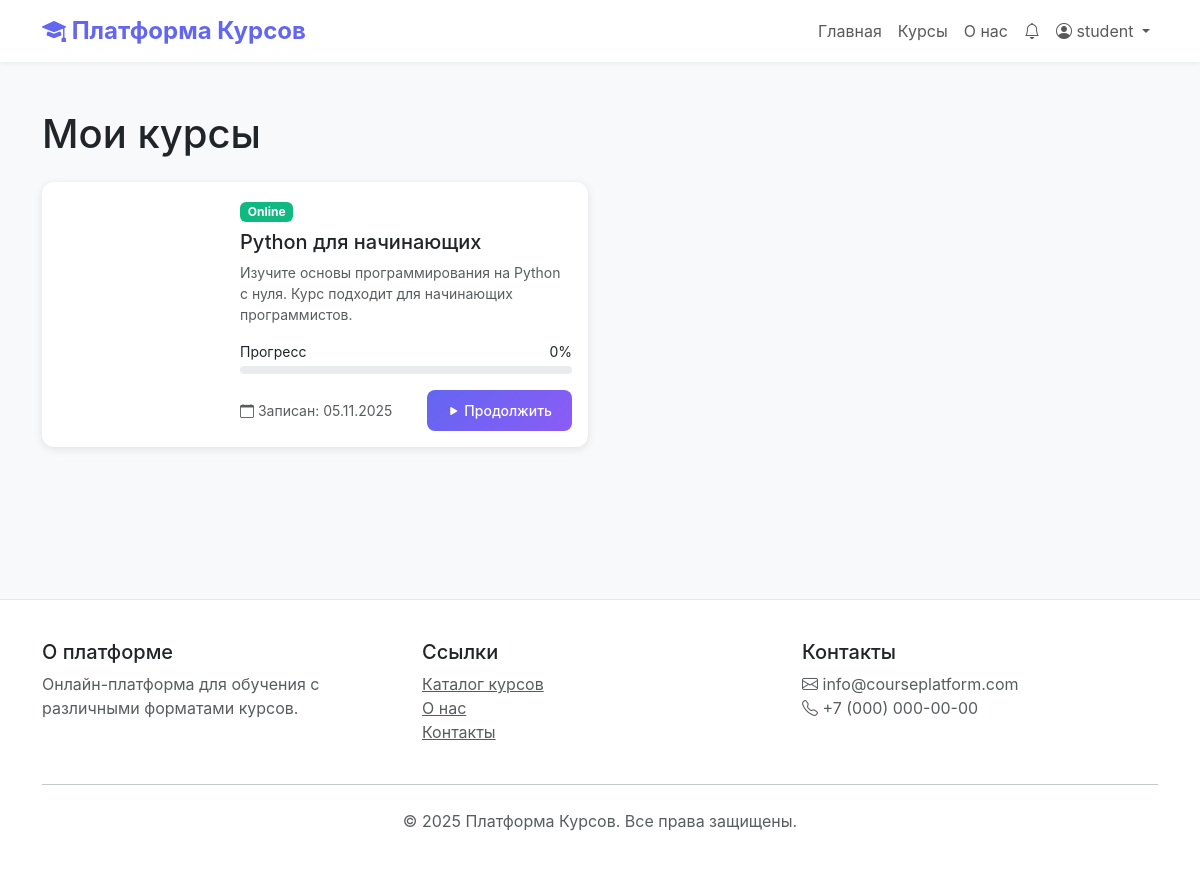
Page /my-courses/ (signed in) on the committed database.
### users/models.py (models this page shows, shortened)
class User(AbstractUser):
    ROLE_CHOICES = (
        ('student', 'Student'),
        ('instructor', 'Instructor'),
        ('admin', 'Administrator'),
    )
    role = models.CharField(max_length=20, choices=ROLE_CHOICES, default='student')
    phone = models.CharField(max_length=20, blank=True)
    bio = models.TextField(blank=True)
    avatar = models.ImageField(upload_to='avatars/', blank=True, null=True)
    email_verified = models.BooleanField(default=False)
    created_at = models.DateTimeField(auto_now_add=True)
    updated_at = models.DateTimeField(auto_now=True)
    class Meta:
        db_table = 'users'
        verbose_name = 'User'
        verbose_name_plural = 'Users'

### courses/models.py (models this page shows, shortened)
class Enrollment(models.Model):
    user = models.ForeignKey(settings.AUTH_USER_MODEL, on_delete=models.CASCADE, related_name='enrollments')
    course = models.ForeignKey(Course, on_delete=models.CASCADE, related_name='enrollments')
    enrolled_at = models.DateTimeField(auto_now_add=True)
    completed = models.BooleanField(default=False)
    completed_at = models.DateTimeField(null=True, blank=True)
    progress = models.PositiveIntegerField(default=0)  # Progress percentage
    class Meta:
        unique_together = ['user', 'course']

class Course(models.Model):
    TYPE_CHOICES = (
        ('online', 'Online'),
        ('offline', 'Offline'),
        ('webinar', 'Webinar'),
    )
    title = models.CharField(max_length=200)
    slug = models.SlugField(unique=True)
    description = models.TextField()
    type = models.CharField(max_length=20, choices=TYPE_CHOICES)
    category = models.ForeignKey(Category, on_delete=models.SET_NULL, null=True, related_name='courses')
    instructor = models.ForeignKey(settings.AUTH_USER_MODEL, on_delete=models.CASCADE, related_name='teaching_courses')
    price = models.DecimalField(max_digits=10, decimal_places=2, default=0)
    image = models.ImageField(upload_to='courses/', blank=True, null=True)
    location = models.CharField(max_length=255, blank=True)
    max_students = models.PositiveIntegerField(null=True, blank=True)
    webinar_link = models.URLField(blank=True)
    start_date = models.DateTimeField(null=True, blank=True)
    end_date = models.DateTimeField(null=True, blank=True)
    is_published = models.BooleanField(default=False)
    created_at = models.DateTimeField(auto_now_add=True)
    updated_at = models.DateTimeField(auto_now=True)
    class Meta:
        ordering = ['-created_at']

### courses/template_views.py (the view)
# urls.py: path('my-courses/', my_courses_view, name='my_courses'),
@login_required
def my_courses_view(request):
    from courses.models import LessonProgress
    enrollments = Enrollment.objects.filter(user=request.user).select_related('course').order_by('-enrolled_at')
    for enrollment in enrollments:
        all_lessons = Lesson.objects.filter(module__course=enrollment.course).order_by('module__order', 'order')
        completed_ids = LessonProgress.objects.filter(
            enrollment=enrollment,
            completed=True
        ).values_list('lesson_id', flat=True)
        next_lesson = None
        for lesson in all_lessons:
            if lesson.id not in completed_ids:
                next_lesson = lesson
                break
        enrollment.next_lesson = next_lesson if next_lesson else (all_lessons.first() if all_lessons.exists() else None)
    context = {
        'enrollments': enrollments,
    }
    return render(request, 'my_courses.html', context)

### courses/context_processors.py (called while the page is built)
def notifications(request):
    if request.user.is_authenticated:
        unread_count = Notification.objects.filter(
            user=request.user,
            is_read=False
        ).count()
        return {'unread_notifications_count': unread_count}
    return {'unread_notifications_count': 0}

### templates/my_courses.html (shortened to what this page needs)
{% extends 'base.html' %}
{% block content %}
<div class="container py-5">
    <h1 class="mb-4">Мои курсы</h1>
    {% if enrollments %}
    <div class="row">
        {% for enrollment in enrollments %}
        <div class="col-md-6 mb-4">
            <div class="card">
                <div class="row g-0">
                    <div class="col-md-4">
                        {% if enrollment.course.image %}
                        <img src="{{ enrollment.course.image.url }}" class="img-fluid rounded-start h-100" alt="{{ enrollment.course.title }}" style="object-fit: cover;">
                        {% else %}
                        <div class="bg-gradient h-100 d-flex align-items-center justify-content-center" style="background: linear-gradient(135deg, #667eea 0%, #764ba2 100%);">
                            <i class="bi bi-book display-4 text-white"></i>
                        </div>
                        {% endif %}
                    </div>
                    <div class="col-md-8">
                        <div class="card-body">
                            <span class="badge badge-{{ enrollment.course.type }} mb-2">{{ enrollment.course.get_type_display }}</span>
                            <h5 class="card-title">{{ enrollment.course.title }}</h5>
                            <p class="card-text text-muted small">{{ enrollment.course.description|truncatewords:15 }}</p>
                            <div class="mb-3">
                                <div class="d-flex justify-content-between mb-1">
                                    <small>Прогресс</small>
                                    <small>{{ enrollment.progress }}%</small>
                                </div>
                                <div class="progress" style="height: 8px;">
                                </div>
                            </div>
                            <div class="d-flex justify-content-between align-items-center">
                                <small class="text-muted">
                                    <i class="bi bi-calendar"></i> Записан: {{ enrollment.enrolled_at|date:"d.m.Y" }}
                                </small>
                                {% if enrollment.next_lesson %}
                                <a href="{% url 'lesson_detail' enrollment.course.slug enrollment.next_lesson.id %}" class="btn btn-sm btn-primary">
                                    <i class="bi bi-play-fill"></i> {% if enrollment.completed %}Повторить{% else %}Продолжить{% endif %}
                                </a>
                                {% else %}
                                <a href="{% url 'course_detail' enrollment.course.slug %}" class="btn btn-sm btn-outline-primary">
                                    Просмотреть
                                </a>
                                {% endif %}
                            </div>
                        </div>
                    </div>
                </div>
            </div>
        </div>
        {% endfor %}
    </div>
    {% else %}
    <div class="text-center py-5">
        <i class="bi bi-inbox display-1 text-muted"></i>
        <p class="text-muted mt-3">Вы ещё не записаны ни на один курс</p>
        <a href="/courses/" class="btn btn-primary">Посмотреть каталог курсов</a>
    </div>
    {% endif %}
</div>
{% endblock %}

### templates/base.html (shortened to what this page needs)
<!DOCTYPE html>
<html lang="ru">
<head>
    <link href="https://cdn.jsdelivr.net/npm/bootstrap@5.3.0/dist/css/bootstrap.min.css" rel="stylesheet">
    <link rel="stylesheet" href="https://cdn.jsdelivr.net/npm/bootstrap-icons@1.11.0/font/bootstrap-icons.css">
    {% load static %}
    <link rel="stylesheet" href="{% static 'css/style.css' %}">
</head>
<body>
    <nav class="navbar navbar-expand-lg navbar-light sticky-top">
        <div class="container">
            <a class="navbar-brand" href="/">
                <i class="bi bi-mortarboard-fill"></i> Платформа Курсов
            </a>
            <div class="collapse navbar-collapse" id="navbarNav">
                <ul class="navbar-nav ms-auto">
                    <li class="nav-item">
                        <a class="nav-link" href="/">Главная</a>
                    </li>
                    <li class="nav-item">
                        <a class="nav-link" href="/courses/">Курсы</a>
                    </li>
                    <li class="nav-item">
                        <a class="nav-link" href="/about/">О нас</a>
                    </li>
                    {% if user.is_authenticated %}
                    <li class="nav-item">
                        <a class="nav-link position-relative" href="/notifications/">
                            <i class="bi bi-bell"></i>
                        </a>
                    </li>
                    <li class="nav-item dropdown">
                        <a class="nav-link dropdown-toggle" href="#" data-bs-toggle="dropdown">
                            <i class="bi bi-person-circle"></i> {{ user.username }}
                        </a>
                    </li>
                    {% endif %}
                </ul>
            </div>
        </div>
    </nav>
    <main>
        {% block content %}{% endblock %}
    </main>
    <footer>
        <div class="container">
            <div class="row">
                <div class="col-md-4">
                    <h5>О платформе</h5>
                    <p class="text-muted">Онлайн-платформа для обучения с различными форматами курсов.</p>
                </div>
                <div class="col-md-4">
                    <h5>Ссылки</h5>
                    <ul class="list-unstyled">
                        <li><a href="/courses/" class="text-muted">Каталог курсов</a></li>
                        <li><a href="/about/" class="text-muted">О нас</a></li>
                        <li><a href="/contact/" class="text-muted">Контакты</a></li>
                    </ul>
                </div>
                <div class="col-md-4">
                    <h5>Контакты</h5>
                    <p class="text-muted">
                        <i class="bi bi-envelope"></i> info@courseplatform.com<br>
                        <i class="bi bi-telephone"></i> +7 (000) 000-00-00
                    </p>
                </div>
            </div>
            <hr class="my-4">
            <div class="text-center text-muted">
                <p>&copy; 2025 Платформа Курсов. Все права защищены.</p>
            </div>
        </div>
    </footer>
</body>
</html>

### static/css/style.css (style rules this page uses)
:root { --primary-color: #6366f1; --secondary-color: #8b5cf6; --accent-color: #3b82f6; --success-color: #10b981; --warning-color: #f59e0b; --danger-color: #ef4444; }
html { scroll-behavior: smooth; }
.btn { border-radius: 8px; font-weight: 500; padding: 10px 20px; transition: all 0.3s ease; }
.btn-primary { background: linear-gradient(135deg, var(--primary-color) 0%, var(--secondary-color) 100%); border: none; }
.card { border-radius: 12px; overflow: hidden; }
.badge-online { background-color: var(--success-color); }
.navbar { backdrop-filter: blur(10px); background-color: rgba(255, 255, 255, 0.95) !important; }
.navbar-brand { font-size: 1.5rem; font-weight: 700; }
footer { background: linear-gradient(180deg, #ffffff 0%, #f8f9fa 100%); }

### templates/base.html (style rules this page uses)
:root { --primary-color: #6366f1; --secondary-color: #8b5cf6; --accent-color: #3b82f6; }
body { font-family: -apple-system, BlinkMacSystemFont, 'Segoe UI', Roboto, Oxygen, Ubuntu, Cantarell, sans-serif; background-color: #f8f9fa; }
.navbar { background: white; box-shadow: 0 2px 4px rgba(0,0,0,0.05); }
.navbar-brand { font-weight: 700; color: var(--primary-color) !important; }
.btn-primary { background-color: var(--primary-color); border-color: var(--primary-color); transition: all 0.3s; }
.card { border: none; box-shadow: 0 2px 8px rgba(0,0,0,0.1); transition: all 0.3s; }
.badge-online { background: #10b981; color: white; }
footer { background: white; margin-top: 80px; padding: 40px 0; border-top: 1px solid #e5e7eb; }

### rows in the picture
User: username "student"
Enrollment: course.type "Online", course "Python для начинающих", course.description "Изучите основы программирования на Python с нуля. Курс подходит для начинающих программистов.", progress "0", enrolled_at "05.11.2025", completed "Продолжить"
